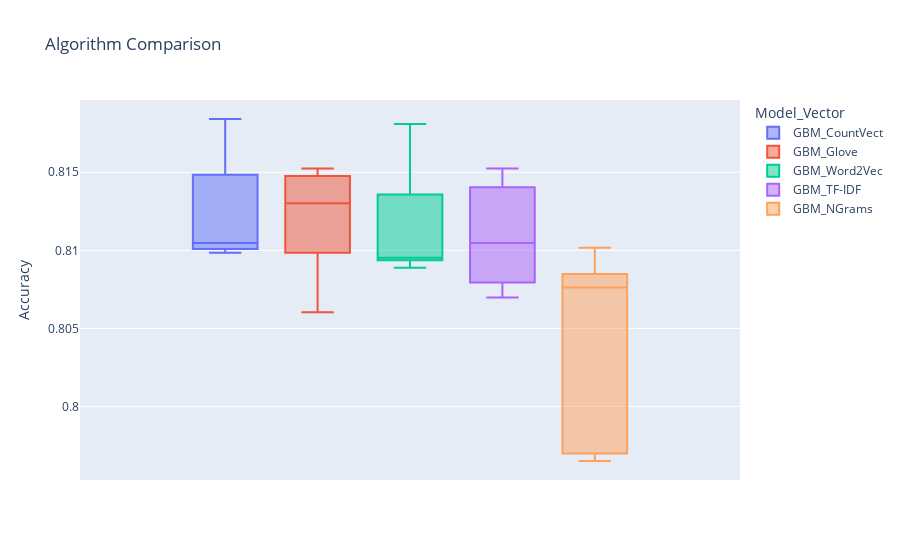

The notebook cell saved with this chart:
### Markdown cell above
### BoxPlot

### Code cell
# boxplot algorithm comparison
union_tables = [table_tfidf, table_countVect, table_ngrams, table_word2vec, table_glove]
table_summary = box_plot_cv(union_tables)
table_summary

### Figure 1 — Plotly figure (JSON) as saved in the notebook; plotly's stock layout.template omitted (floating-point values rounded to 4 significant figures)
{"data": [{"alignmentgroup": "True", "hovertemplate": "Model_Vector=GBM_CountVect<br>Accuracy=%{y}<extra></extra>", "legendgroup": "GBM_CountVect", "marker": {"color": "#636efa"}, "name": "GBM_CountVect", "notched": false, "offsetgroup": "GBM_CountVect", "orientation": "v", "showlegend": true, "type": "box", "x0": " ", "xaxis": "x", "y": [0.8098, 0.8102, 0.8105, 0.8137, 0.8184], "y0": " ", "yaxis": "y"}, {"alignmentgroup": "True", "hovertemplate": "Model_Vector=GBM_Glove<br>Accuracy=%{y}<extra></extra>", "legendgroup": "GBM_Glove", "marker": {"color": "#EF553B"}, "name": "GBM_Glove", "notched": false, "offsetgroup": "GBM_Glove", "orientation": "v", "showlegend": true, "type": "box", "x0": " ", "xaxis": "x", "y": [0.8152, 0.8111, 0.806, 0.813, 0.8146], "y0": " ", "yaxis": "y"}, {"alignmentgroup": "True", "hovertemplate": "Model_Vector=GBM_Word2Vec<br>Accuracy=%{y}<extra></extra>", "legendgroup": "GBM_Word2Vec", "marker": {"color": "#00cc96"}, "name": "GBM_Word2Vec", "notched": false, "offsetgroup": "GBM_Word2Vec", "orientation": "v", "showlegend": true, "type": "box", "x0": " ", "xaxis": "x", "y": [0.8181, 0.8095, 0.8089, 0.8095, 0.8121], "y0": " ", "yaxis": "y"}, {"alignmentgroup": "True", "hovertemplate": "Model_Vector=GBM_TF-IDF<br>Accuracy=%{y}<extra></extra>", "legendgroup": "GBM_TF-IDF", "marker": {"color": "#ab63fa"}, "name": "GBM_TF-IDF", "notched": false, "offsetgroup": "GBM_TF-IDF", "orientation": "v", "showlegend": true, "type": "box", "x0": " ", "xaxis": "x", "y": [0.8105, 0.8137, 0.8083, 0.807, 0.8152], "y0": " ", "yaxis": "y"}, {"alignmentgroup": "True", "hovertemplate": "Model_Vector=GBM_NGrams<br>Accuracy=%{y}<extra></extra>", "legendgroup": "GBM_NGrams", "marker": {"color": "#FFA15A"}, "name": "GBM_NGrams", "notched": false, "offsetgroup": "GBM_NGrams", "orientation": "v", "showlegend": true, "type": "box", "x0": " ", "xaxis": "x", "y": [0.8076, 0.8102, 0.7965, 0.7971, 0.8079], "y0": " ", "yaxis": "y"}], "layout": {"boxmode": "group", "legend": {"title": {"text": "Model_Vector"}, "tracegroupgap": 0}, "title": {"text": "Algorithm Comparison"}, "xaxis": {"anchor": "y", "domain": [0, 1]}, "yaxis": {"anchor": "x", "domain": [0, 1], "title": {"text": "Accuracy"}}}}
